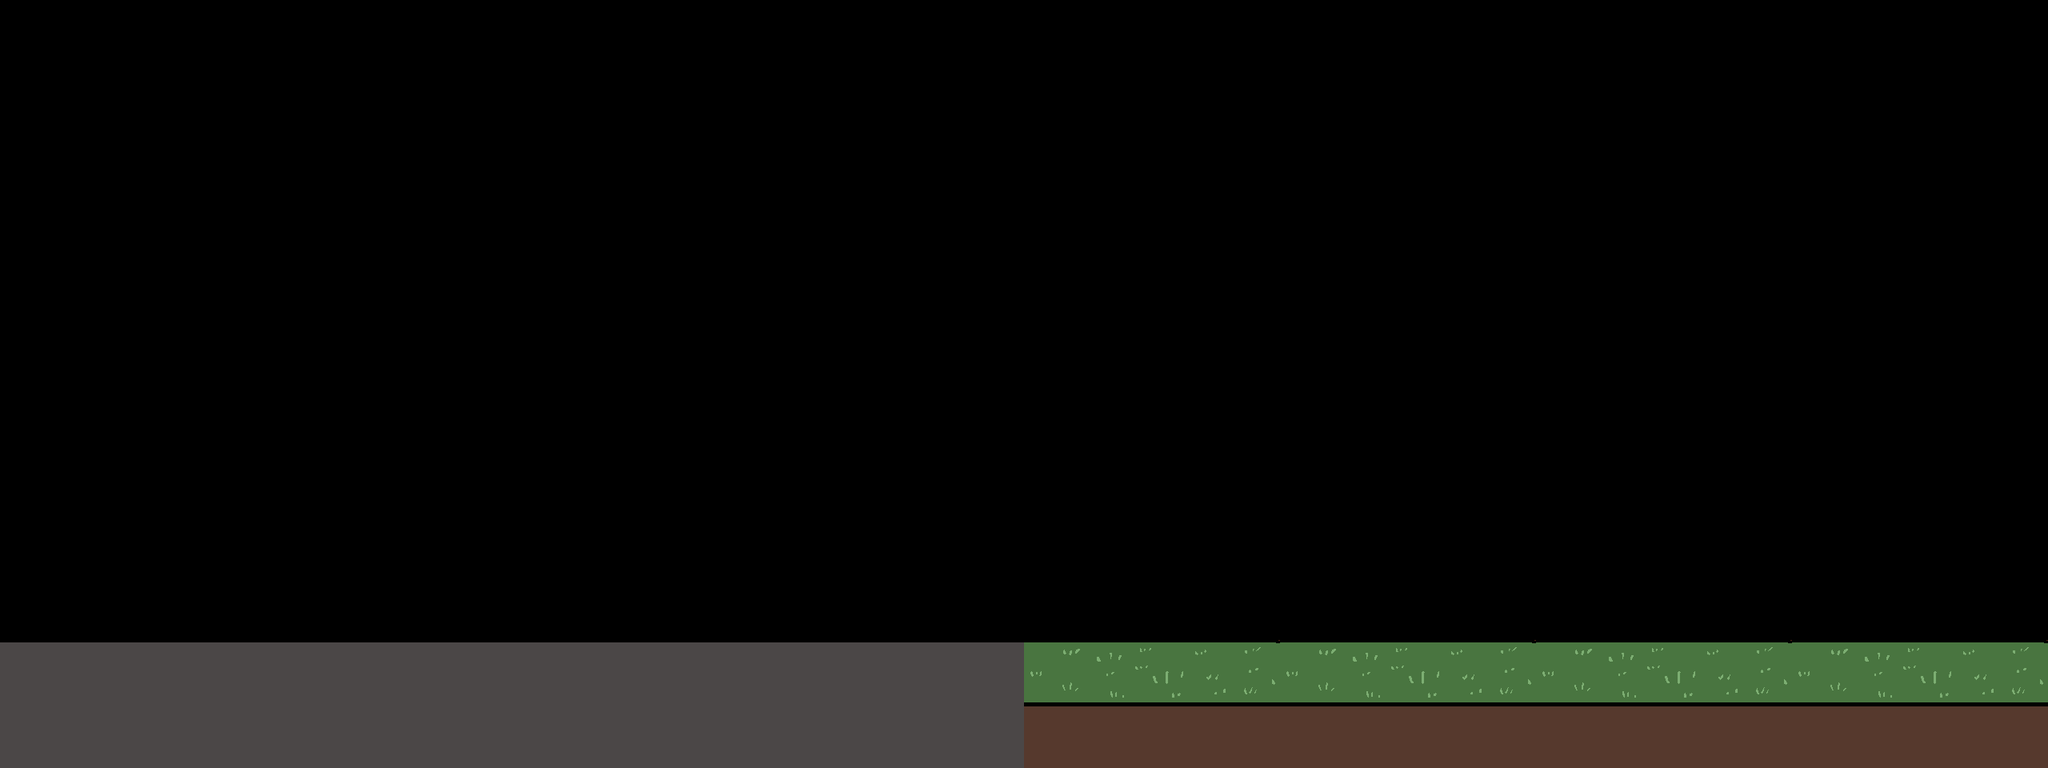

Rendered tile map (Tiled .tmx) drawn with the repository's tilesets; below, a short description and the full map source, tile grids included:
An orthogonal 32x12 tile map with 80x80 px tiles, 1 tile layer (Tile Layer 1), 3 tilesets.

<map version="1.10" tiledversion="1.10.2" orientation="orthogonal" renderorder="right-down" width="32" height="12" tilewidth="80" tileheight="80" infinite="0" nextlayerid="2" nextobjectid="1">
 <tileset firstgid="1" source="endPresent.tsx" />
 <tileset firstgid="145" source="mainTileset.tsx" />
 <tileset firstgid="385" source="endPast.tsx" />
 <layer id="1" name="Tile Layer 1" width="32" height="12">
  <data encoding="csv">
0,0,0,0,0,0,0,0,0,0,0,0,0,0,0,0,0,0,0,0,0,0,0,0,0,0,0,0,0,0,0,0,
0,0,0,0,0,0,0,0,0,0,0,0,0,0,0,0,0,0,0,0,0,0,0,0,0,0,0,0,0,0,0,0,
0,0,0,0,0,0,0,0,0,0,0,0,0,0,0,0,0,0,0,0,0,0,0,0,0,0,0,0,0,0,0,0,
0,0,0,0,0,0,0,0,0,0,0,0,0,0,0,0,0,0,0,0,0,0,0,0,0,0,0,0,0,0,0,0,
0,0,0,0,0,0,0,0,0,0,0,0,0,0,0,0,0,0,0,0,0,0,0,0,0,0,0,0,0,0,0,0,
0,0,0,0,0,0,0,0,0,0,0,0,0,0,0,0,0,0,0,0,0,0,0,0,0,0,0,0,0,0,0,0,
0,0,0,0,0,0,0,0,0,0,0,0,0,0,0,0,0,0,0,0,0,0,0,0,0,0,0,0,0,0,0,0,
0,0,0,0,0,0,0,0,0,0,0,0,0,0,0,0,0,0,0,0,0,0,0,0,0,0,0,0,0,0,0,0,
0,0,0,0,0,0,0,0,0,0,0,0,0,0,0,0,0,0,0,0,0,0,0,0,0,0,0,0,0,0,0,0,
0,0,0,0,0,0,0,0,0,0,0,0,0,0,0,0,0,0,0,0,0,0,0,0,0,0,0,0,0,0,0,0,
260,260,260,260,260,260,260,260,260,260,260,260,260,260,260,260,499,500,501,502,499,500,501,502,499,500,501,502,499,500,501,502,
262,262,262,262,262,262,262,262,262,262,262,262,262,262,262,262,515,516,517,518,515,516,517,518,515,516,517,518,515,516,517,518
</data>
 </layer>
</map>
